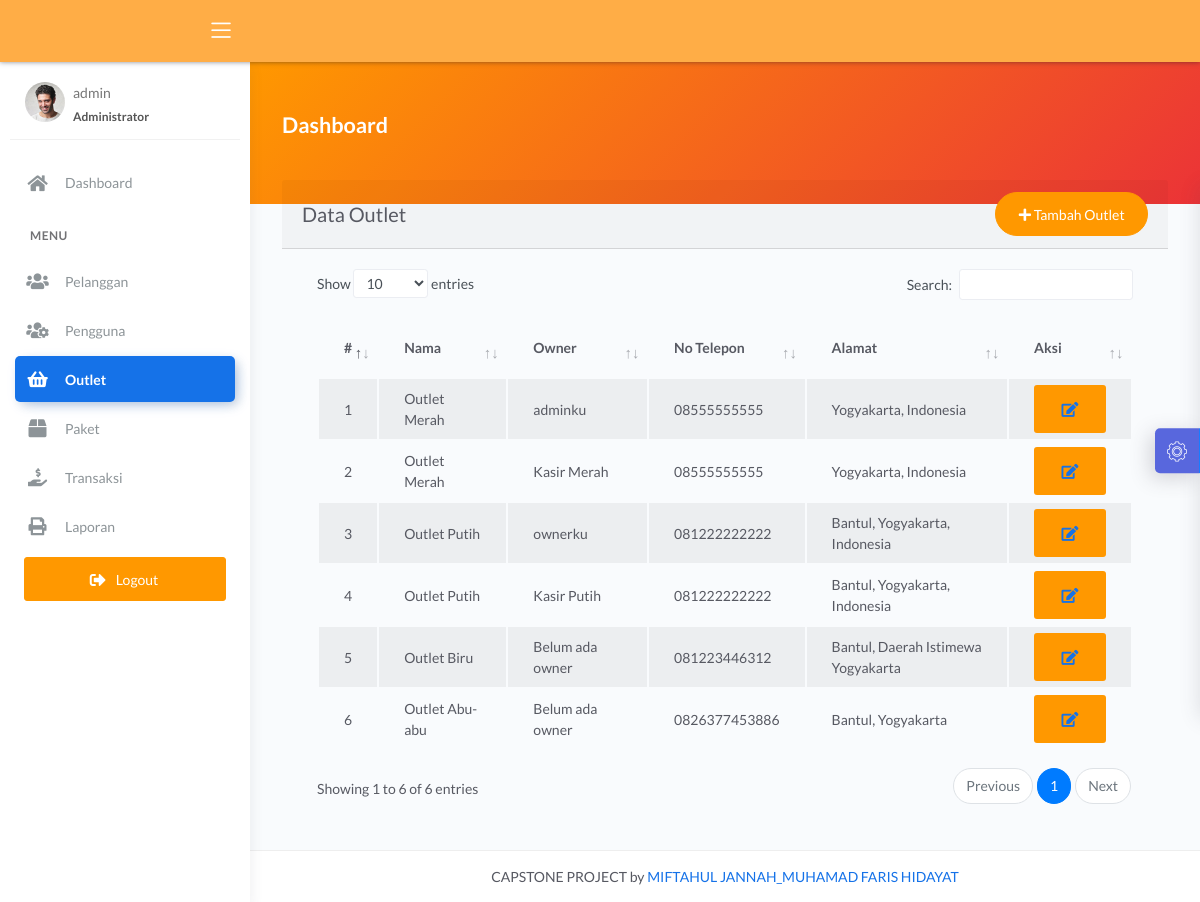
/admin/outlet.php (signed in), run on an earlier commit of the app's database.
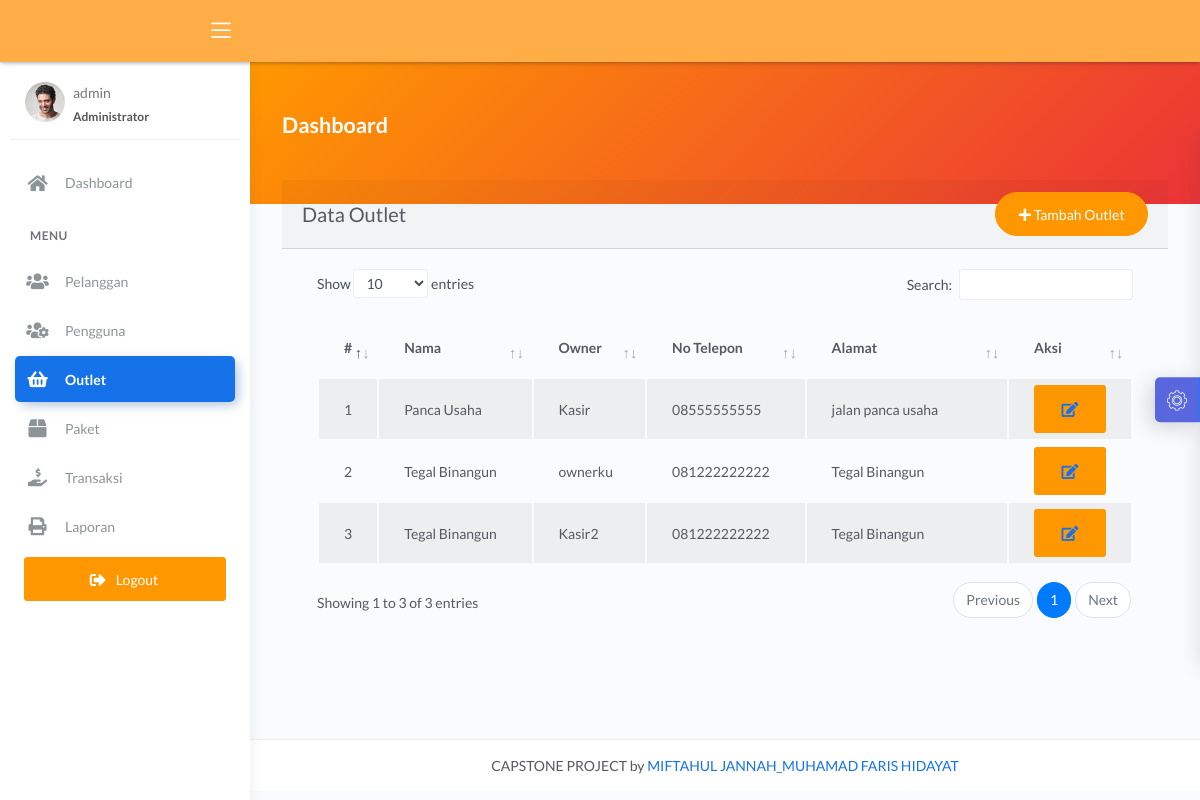
And on a later commit of the database.
### tables this page shows
CREATE TABLE `user` (
  `id_user` int(11) NOT NULL,
  `nama_user` varchar(228) DEFAULT NULL,
  `username` varchar(228) DEFAULT NULL,
  `password` varchar(228) DEFAULT NULL,
  `outlet_id` int(11) DEFAULT NULL,
  `role` enum('admin','kasir','owner') DEFAULT NULL
);

CREATE TABLE `outlet` (
  `id_outlet` int(11) NOT NULL,
  `nama_outlet` varchar(228) DEFAULT NULL,
  `alamat_outlet` text DEFAULT NULL,
  `telp_outlet` varchar(15) DEFAULT NULL
);

### admin/outlet.php (the view, shortened to what this page needs)
<?php
$title = 'Data Outlet';
require 'koneksi.php';
$query = 'SELECT outlet.*, user.nama_user FROM outlet LEFT JOIN user ON user.outlet_id = outlet.id_outlet';
$data = mysqli_query($conn, $query);
require 'header.php';
?>
<div class="panel-header bg-primary-gradient">
    <div class="page-inner py-5">
        <div class="d-flex align-items-left align-items-md-center flex-column flex-md-row">
            <div>
                <h2 class="text-white pb-2 fw-bold">Dashboard</h2>
            </div>
        </div>
    </div>
</div>
<div class="page-inner mt--5">
    <diva class="row">
        <div class="col-md-12">
            <div class="card-white">
                <div class="card-header">
                    <div class="d-flex align-items-center">
                        <h4 class="card-title"><?= $title; ?></h4>
                        <a href="tambah_outlet.php" class="btn btn-primary btn-round ml-auto">
                            <i class="fa fa-plus"></i>
                            Tambah Outlet
                        </a>
                    </div>
                </div>
                <div class="card-body">
                    <div class="table-responsive">
                        <table id="basic-datatables" class="display table table-striped table-hover">
                            <thead>
                                <tr>
                                    <th style="width: 7%">#</th>
                                    <th>Nama</th>
                                    <th>Owner</th>
                                    <th>No Telepon</th>
                                    <th style="width: 25%;">Alamat</th>
                                    <th style="width: 10%">Aksi</th>
                                </tr>
                            </thead>
                            <tbody>
                                <?php
                                $no = 1;
                                if (mysqli_num_rows($data) > 0) {
                                    while ($outlet = mysqli_fetch_assoc($data)) {
                                ?>
                                        <tr>
                                            <td><?= $no++; ?></td>
                                            <td><?= $outlet['nama_outlet']; ?></td>
                                            <td><?php if ($outlet['nama_user'] == null) {
                                                    echo "Belum ada owner";
                                                } else {
                                                    echo $outlet['nama_user'];
                                                } ?>
                                            </td>
                                            <td><?= $outlet['telp_outlet']; ?></td>
                                            <td><?= $outlet['alamat_outlet']; ?></td>
                                            <td>
                                                <div class="form-button-action">
                                                    <a href="edit_outlet.php?id=<?= $outlet['id_outlet']; ?>" type="button" data-toggle="tooltip" title="" class="btn btn-link btn-primary btn-lg" data-original-title="Edit">
                                                        <i class="fa fa-edit"></i>
                                                    </a>
                                                </div>
                                            </td>
                                        </tr>
                                <?php }
                                }
                                ?>
                            </tbody>
                        </table>
                    </div>
                </div>
            </div>
        </div>
</div>
</div>
<?php
require 'footer.php';
?>

What changed in the data, as far as the page shows it:
no longer on this page (row edited): user: outlet.nama_outlet "Outlet Merah", nama_user "adminku", outlet.telp_outlet "08555555555", outlet.alamat_outlet "Yogyakarta, Indonesia"
removed user: outlet.nama_outlet "Outlet Putih", nama_user "Kasir Putih", outlet.telp_outlet "081222222222", outlet.alamat_outlet "Bantul, Yogyakarta, Indonesia"
removed outlet: nama_outlet "Outlet Biru", shows "Belum ada owner", telp_outlet "081223446312", alamat_outlet "Bantul, Daerah Istimewa Yogyakarta"
removed outlet: nama_outlet "Outlet Abu-abu", shows "Belum ada owner", telp_outlet "0826377453886", alamat_outlet "Bantul, Yogyakarta"
changed user: outlet.nama_outlet "Outlet Merah" → "Panca Usaha"; nama_user "Kasir Merah" → "Kasir"; outlet.alamat_outlet "Yogyakarta, Indonesia" → "jalan panca usaha"
changed through a linked row, user "ownerku": outlet.nama_outlet "Outlet Putih" → "Tegal Binangun"; outlet.alamat_outlet "Bantul, Yogyakarta, Indonesia" → "Tegal Binangun"
added user: outlet.nama_outlet "Tegal Binangun", nama_user "Kasir2", outlet.telp_outlet "081222222222", outlet.alamat_outlet "Tegal Binangun"
Also different on the page:
text written by a page script: "Show entries Search: Showing 1 to 6 of 6 entries Previous 1 Next" → "Show entries Search: Showing 1 to 3 of 3 entries Previous 1 Next"
